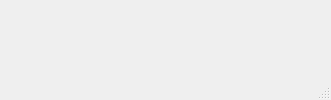
<?xml version="1.0" encoding="UTF-8"?>
<ui version="4.0">
 <class>MainWindow</class>
 <widget class="QMainWindow" name="MainWindow">
  <property name="geometry">
   <rect>
    <x>0</x>
    <y>0</y>
    <width>331</width>
    <height>100</height>
   </rect>
  </property>
  <property name="sizePolicy">
   <sizepolicy hsizetype="Fixed" vsizetype="Fixed">
    <horstretch>0</horstretch>
    <verstretch>0</verstretch>
   </sizepolicy>
  </property>
  <property name="minimumSize">
   <size>
    <width>331</width>
    <height>100</height>
   </size>
  </property>
  <property name="maximumSize">
   <size>
    <width>331</width>
    <height>100</height>
   </size>
  </property>
  <property name="windowTitle">
   <string>EFM32 USB &quot;Vendor Unique Device&quot; project</string>
  </property>
  <property name="windowIcon">
   <iconset>
    <normaloff>EFM.ico</normaloff>EFM.ico</iconset>
  </property>
  <widget class="QWidget" name="centralWidget"/>
  <widget class="QStatusBar" name="statusBar"/>
 </widget>
 <layoutdefault spacing="6" margin="11"/>
 <resources/>
 <connections/>
</ui>
